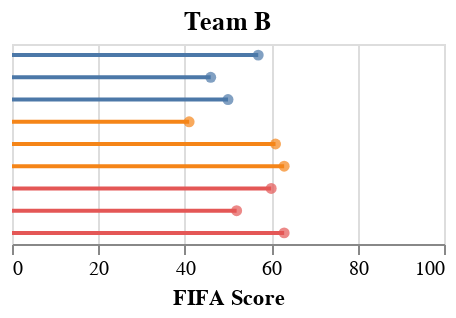

Here is the Vega-Lite specification saved for this chart:
### Vega specification from a JSON file in a GitHub repository (floating-point values rounded to 4 significant figures; data arrays with more than 128 entries replaced by an {"elided": "..."} marker saying what was removed)
{"$schema": "https://vega.github.io/schema/vega/v5.json", "background": "white", "padding": 5, "height": 100, "title": {"text": "Team B", "frame": "group"}, "style": "cell", "data": [{"name": "selector001_store", "values": [{"unit": "layer_0", "fields": [{"type": "E", "field": "season"}], "values": ["2015/2016"]}]}, {"name": "selector003_store", "values": [{"unit": "layer_0", "fields": [{"type": "E", "field": "Team"}], "values": ["Real Madrid CF"]}]}, {"name": "data-e686c533d227ef2de7af173dabb07c4c", "values": {"elided": "1683 records"}}, {"name": "data_0", "source": "data-e686c533d227ef2de7af173dabb07c4c", "transform": [{"type": "filter", "expr": "!(length(data(\"selector001_store\"))) || (vlSelectionTest(\"selector001_store\", datum))"}, {"type": "filter", "expr": "!(length(data(\"selector003_store\"))) || (vlSelectionTest(\"selector003_store\", datum))"}]}, {"name": "data_1", "source": "data_0", "transform": [{"type": "stack", "groupby": ["variable"], "field": "value", "sort": {"field": ["Type"], "order": ["descending"]}, "as": ["value_start", "value_end"], "offset": "zero"}, {"type": "filter", "expr": "isValid(datum[\"value\"]) && isFinite(+datum[\"value\"])"}]}, {"name": "data_2", "source": "data_0", "transform": [{"type": "filter", "expr": "isValid(datum[\"value\"]) && isFinite(+datum[\"value\"])"}]}], "signals": [{"name": "width", "init": "isFinite(containerSize()[0]) ? containerSize()[0] : 400", "on": [{"update": "isFinite(containerSize()[0]) ? containerSize()[0] : 400", "events": "window:resize"}]}, {"name": "unit", "value": {}, "on": [{"events": "mousemove", "update": "isTuple(group()) ? group() : unit"}]}, {"name": "selector003_Team", "init": "\"Real Madrid CF\"", "bind": {"input": "select", "options": ["Valencia CF", "RCD Mallorca", "CA Osasuna", "Villarreal CF", "RC Deportivo de La Coruña", "Real Madrid CF", "CD Numancia", "FC Barcelona", "Racing Santander", "Sevilla FC", "Real Sporting de Gijón", "Getafe CF", "Real Betis Balompié", "RC Recreativo", "RCD Espanyol", "Real Valladolid", "Athletic Club de Bilbao", "UD Almería", "Atlético Madrid", "Málaga CF", "Xerez Club Deportivo", "Real Zaragoza", "CD Tenerife", "Hércules Club de Fútbol", "Levante UD", "Real Sociedad", "Granada CF", "Rayo Vallecano", "RC Celta de Vigo", "Elche CF", "SD Eibar", "Córdoba CF", "UD Las Palmas"], "name": "Team B"}}, {"name": "selector001_season", "init": "\"2015/2016\"", "bind": {"input": "select", "options": ["2008/2009", "2009/2010", "2010/2011", "2011/2012", "2012/2013", "2013/2014", "2014/2015", "2015/2016"], "name": "Season"}}, {"name": "selector001", "update": "vlSelectionResolve(\"selector001_store\", \"union\")"}, {"name": "selector003", "update": "vlSelectionResolve(\"selector003_store\", \"union\")"}, {"name": "selector001_tuple", "update": "selector001_season !== null ? {fields: selector001_tuple_fields, values: [selector001_season]} : null"}, {"name": "selector001_tuple_fields", "value": [{"type": "E", "field": "season"}]}, {"name": "selector001_modify", "on": [{"events": {"signal": "selector001_tuple"}, "update": "modify(\"selector001_store\", selector001_tuple, true)"}]}, {"name": "selector003_tuple", "update": "selector003_Team !== null ? {fields: selector003_tuple_fields, values: [selector003_Team]} : null"}, {"name": "selector003_tuple_fields", "value": [{"type": "E", "field": "Team"}]}, {"name": "selector003_modify", "on": [{"events": {"signal": "selector003_tuple"}, "update": "modify(\"selector003_store\", selector003_tuple, true)"}]}], "marks": [{"name": "layer_0_marks", "type": "rect", "style": ["bar"], "interactive": true, "from": {"data": "data_1"}, "encode": {"update": {"fill": {"scale": "color", "field": "Type"}, "x": {"scale": "x", "field": "value_end"}, "x2": {"scale": "x", "field": "value_start"}, "yc": {"scale": "y", "field": "variable", "band": 0.5}, "height": {"value": 2}}}}, {"name": "layer_1_marks", "type": "symbol", "style": ["circle"], "interactive": false, "from": {"data": "data_2"}, "encode": {"update": {"opacity": {"value": 0.7}, "fill": {"scale": "color", "field": "Type"}, "x": {"scale": "x", "field": "value"}, "y": {"scale": "y", "field": "variable", "band": 0.5}, "shape": {"value": "circle"}}}}], "scales": [{"name": "x", "type": "linear", "domain": [0, 100], "range": [0, {"signal": "width"}], "nice": true, "zero": true}, {"name": "y", "type": "band", "domain": {"fields": [{"data": "data_1", "field": "variable"}, {"data": "data_2", "field": "variable"}], "sort": true}, "range": [0, {"signal": "height"}], "paddingInner": 0.1, "paddingOuter": 0.05}, {"name": "color", "type": "ordinal", "domain": {"fields": [{"data": "data_1", "field": "Type"}, {"data": "data_2", "field": "Type"}], "sort": true}, "range": "category"}], "axes": [{"scale": "x", "orient": "bottom", "gridScale": "y", "grid": true, "tickCount": {"signal": "ceil(width/40)"}, "domain": false, "labels": false, "maxExtent": 0, "minExtent": 0, "ticks": false, "zindex": 0}, {"scale": "x", "orient": "bottom", "grid": false, "title": "FIFA Score", "labelFlush": true, "labelOverlap": true, "tickCount": {"signal": "ceil(width/40)"}, "zindex": 0}]}
